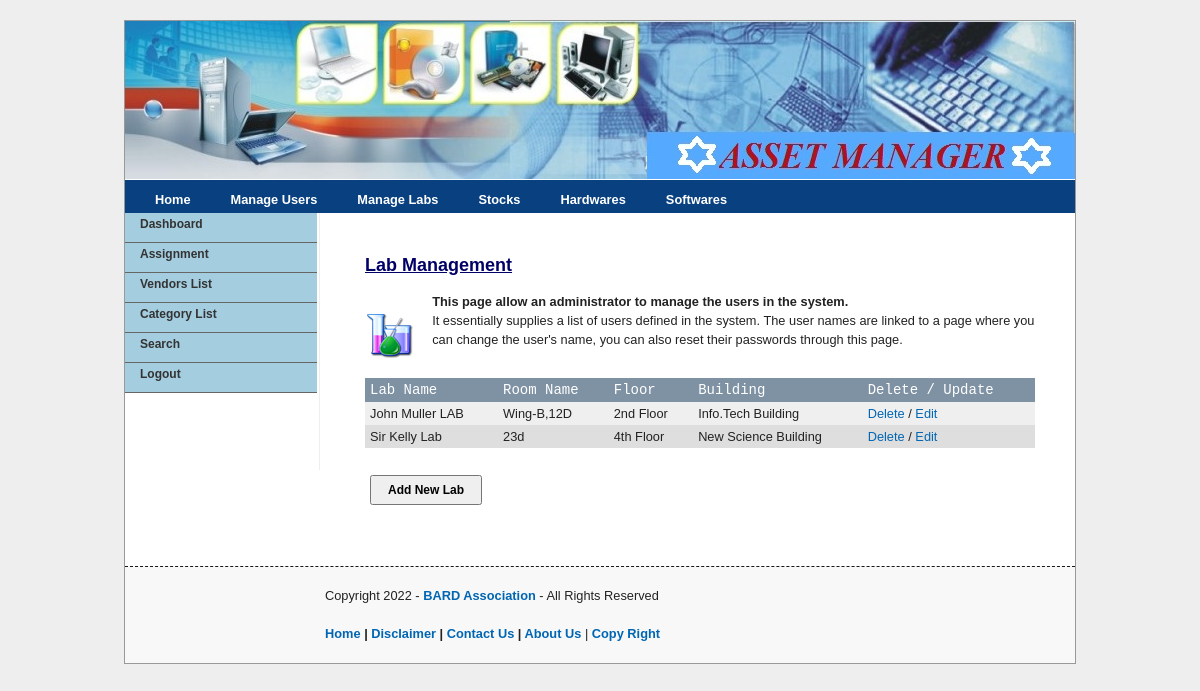
The page /labs/index.php (signed in) on the database its author committed.
### tables this page shows
CREATE TABLE `tbl_depts` (
  `id` int(10) NOT NULL,
  `lname` varchar(100) NOT NULL,
  `room_name` varchar(100) NOT NULL,
  `floor` varchar(10) NOT NULL,
  `building` varchar(100) NOT NULL
);

### labs/index.php (called while the page is built, shortened)
<?php
require_once '../template.php';
?>

### library/database.php (called while the page is built, shortened)
<?php
require_once 'config.php';
$dbConn = mysqli_connect ("localhost", "root", "") or die ('mysqli connect failed. '+mysqli_error());
mysqli_select_db($dbConn,$dbName) or die(mysql_error());
function dbQuery($sql)
{
	global $dbConn;
	$result = mysqli_query($dbConn,$sql) or die(mysqli_error());
	return $result;
}
function dbFetchAssoc($result)
{
	return mysqli_fetch_assoc($result);
}
?>

### labs/list.php (the view, shortened to what this page needs)
<?php
$sql = "SELECT * FROM tbl_depts ORDER BY lname";
$result = dbQuery($sql);
?>
<div class="prepend-1 span-17">
<p>&nbsp;</p>
<h2 class="catHead">Lab Management</h2>
<p><img src="images/labs.png" class="left"/>
<strong>This page allow an administrator to manage the users in the system.</strong>
<br/>
It essentially supplies a list of users defined in the system. The user names are linked to a page where you can change the user's name, you can also reset their passwords through this page.
</p>
<form action="processUser.php?action=addUser" method="post"  name="frmListUser" id="frmListUser">
 <table  border="0" align="center" cellpadding="2" cellspacing="1" class="text">
  <tr align="center" id="listTableHeader">
   <td>Lab Name </td>
   <td>Room Name</td>
   <td>Floor</td>
   <td>Building</td>
   <td>Delete&nbsp;/&nbsp;Update</td>
  </tr>
<?php
while($row = dbFetchAssoc($result)) {
	extract($row);
	if ($i%2) {
		$class = 'row1';
	} else {
		$class = 'row2';
	}
	$i += 1;
?>
  <tr class="<?php echo $class; ?>">
   <td><?php echo $lname; ?></td>
   <td align="center"><?php echo $room_name; ?></td>
   <td align="center"><?php echo $floor; ?></td>
   <td align="center"><?php echo $building; ?></td>
   <td align="center"><a  style="font-weight:normal;" href="javascript:deleteLab(<?php echo $id; ?>);">Delete</a>&nbsp;/&nbsp;<a  style="font-weight:normal;" href="javascript:editLab(<?php echo $id; ?>);">Edit</a></td>
  </tr>
<?php
}
?>
  <tr>
   <td colspan="5">&nbsp;</td>
  </tr>
  <tr>
   <td colspan="5" align="right"><input name="btnAddUser" type="button" id="btnAddUser" value="Add New Lab"  class="button" onClick="addLab()"></td>
  </tr>
 </table>
 <p>&nbsp;</p>
</form>
</div>

### css/screen.css (style rules this page uses)
html, body, div, span, object, iframe, h1, h2, h3, h4, h5, h6, p, blockquote, pre, a, abbr, acronym, address, code, del, dfn, em, img, q, dl, dt, dd, ol, ul, li, fieldset, form, label, legend, table, caption, tbody, tfoot, thead, tr, th, td { margin:0;padding:0;border:0;font-weight:inherit;font-style:inherit;font-size:100%;font-family:inherit;vertical-align:baseline; }
body { line-height:1.5; }
table { border-collapse:separate;border-spacing:0; }
caption, th, td { text-align:left;font-weight:normal; }
table, td, th { vertical-align:middle; }
body { font-size:80%;color:#222;background:#fff;font-family: Verdana, Helvetica, sans-serif; }
h1, h2, h3, h4, h5, h6 { font-weight:normal;color:#111; }
h2 { font-size:2em;margin-bottom:0.75em; }
p { margin:0 0 1.5em; }
p img.left { float:left;margin:1.5em 1.5em 1.5em 0;padding:0; }
a { color:#0066B3;text-decoration:underline;font-weight:bold; }
strong { font-weight:bold; }
table { margin-bottom:1.4em;width:100%; }
th, td, caption { padding:4px 10px 4px 5px; }
.column, div.span-1, div.span-2, div.span-3, div.span-4, div.span-5, div.span-6, div.span-7, div.span-8, div.span-9, div.span-10, div.span-11, div.span-12, div.span-13, div.span-14, div.span-15, div.span-16, div.span-17, div.span-18, div.span-19, div.span-20, div.span-21, div.span-22, div.span-23, div.span-24 { float:left;margin-right:10px; }
.span-17 { width:670px; }
.prepend-1 { padding-left:40px; }

### css/menu.css (style rules this page uses)
.button { padding:2px 16px; height:30px; font-weight:bold; font-family:Verdana, Arial, Helvetica, sans-serif; font-size:12px; }
.row1 { background-color: #EFEFEF; }
.row2 { background-color: #DEDEDE; }
#listTableHeader { font-family:"Courier New", Courier, mono; font-size: 14px;color: #FFFFFF; background-color: #7F92A4;font-weight:bold;background-position: center; }
.catHead { font-size:18px; color:#000066; font-weight:bold; text-decoration:underline; }

### template.php (style rules this page uses)
body { margin-top:20px; margin-bottom:20px;background-color:#EEEEEE; }
a { text-decoration:none; }

### rows shown on the page
tbl_depts: lname "John Muller LAB", room_name "Wing-B,12D", floor "2nd Floor", building "Info.Tech Building"
tbl_depts: lname "Sir Kelly Lab", room_name "23d", floor "4th Floor", building "New Science Building"
